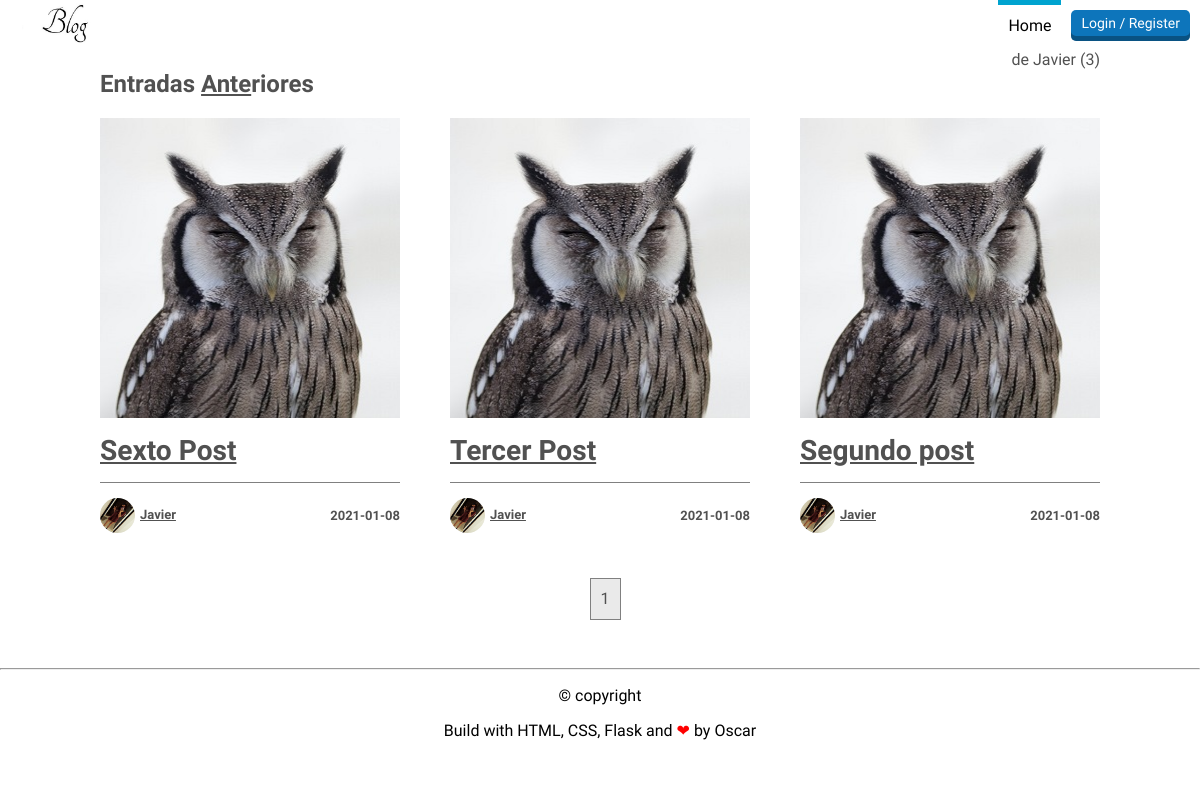
Screenshot of /user/Javier with the database file from the repository.
### flaskblog/models.py (models this page shows, shortened)
class User(db.Model, UserMixin):
    id = db.Column(db.Integer, primary_key=True)
    username = db.Column(db.String(20), unique=True, nullable=False)
    email = db.Column(db.String(120), unique=True, nullable=False)
    image_file = db.Column(db.String(20), nullable=False, default='default.jpg')
    bio = db.Column(db.String(500), nullable=True, default=' ')
    facebook = db.Column(db.String(120), nullable=True, default=' ')
    twitter = db.Column(db.String(120), nullable=True, default=' ')
    password = db.Column(db.String(60), nullable=True, default=' ')
    posts = db.relationship('Post', backref='author', lazy=True)

class Post(db.Model):
    id = db.Column(db.Integer, primary_key=True)
    title = db.Column(db.String(100), nullable=False)
    date_posted = db.Column(db.DateTime, nullable=False, default=datetime.utcnow)
    content = db.Column(db.Text, nullable=False)
    user_id = db.Column(db.Integer, db.ForeignKey('user.id'), nullable=False)

### flaskblog/routes.py (the view)
@app.route("/user/<string:username>")
def user_posts(username):
    page = request.args.get('page', 1, type = int)
    user = User.query.filter_by(username = username).first_or_404()
    posts = Post.query.filter_by(author = user)\
        .order_by(Post.date_posted.desc())\
        .paginate(page = page, per_page = 5)
    return render_template('user_posts.html', posts = posts, user = user)

### flaskblog/templates/user_posts.html
{% extends "layout.html" %}
{% block content %}
    <header>
        <a href="{{ url_for('home') }}">
            <img src="{{ url_for('static', filename='profile_pics/logo.jpg') }}" alt="logo" height="40">
        </a>
        <div class="header-right">
            {% if current_user.is_authenticated %}
            <nav>
                <ul>
                    <li><a href="{{ url_for('home') }}" class="is-active">Home</a></li>
                    <li><a class="nav-item nav-link" href="{{ url_for('new_post') }}">New Post</a></li>
                    <li><a href="#">Agenda</a></li>
                    <li><a href="#blog-items">Blog</a></li>
                    <li><a href="#">Info</a></li>
                    <li><a href="{{ url_for('account') }}">Account</a></li>
                </ul>
            </nav>
                <a href="{{ url_for('logout') }}" class="button red">logout</a>
            {% else %}
            <nav>
                <ul>
                    <li><a href="{{ url_for('home') }}" class="is-active">Home</a></li>
                </ul>
            </nav>
                <a href="{{ url_for('login') }}" class="button blue">Login / Register</a>
            {% endif %}
        </div>
    </header>
    <section class="blog">
        <div class="contenedor">
            <h2 class="titulo"> Entradas <span>Ante</span>riores</h2> de {{ user.username }} ({{ posts.total }})
        </div> <h1 class="mb-3">
        <section id = "blog-items" class="blog-items">
            {% for post in posts.items %}
            <article class="item-blog">
                <a href="{{ url_for('post', post_id=post.id) }}">
                    <img src="{{ url_for('static', filename='profile_pics/img6.jpg') }}" alt="img2" width="300" height="300">
                </a>
                <div class="description">
                    <h3><a href="{{ url_for('post', post_id=post.id) }}">{{ post.title }}</a></h3>
                    <div class="autor">
                        <p>
                            <img src="{{ url_for('static', filename='profile_pics/' + post.author.image_file) }}"
                            alt="default" width="35px" height="35px"><span><a href="{{ url_for('user_posts', username=post.author.username) }}">{{ post.author.username }}</a></span>
                        </p>
                        <span>{{ post.date_posted.strftime('%Y-%m-%d') }}</span>
                    </div>
                </div>
            </article>
            {% endfor %}
        </section>
    </section>
    <div class="paginador">
        <ul>
            {% for page_num in posts.iter_pages(left_edge = 1, right_edge = 1, left_current = 1, right_current = 2) %}
                {% if page_num %}
                    {% if posts.page == page_num %}
                        <li><a href="{{ url_for('user_posts', username=user.username, page=page_num) }}">{{ page_num }}</a></li>
                    {% else %}
                        <li><a href="{{ url_for('user_posts', username=user.username, page=page_num) }}">{{ page_num }}</a></li>
                    {% endif %}
                {% else %}
                    ...
                {% endif %}
            {% endfor %}
        </ul>
    </div>
{% endblock content %}

### flaskblog/templates/layout.html (shortened to what this page needs)
<!DOCTYPE html>
<html lang="en">
<head>
    <link rel="stylesheet" href="{{ url_for('static', filename='estilo.css') }}">
</head>
<body>
    {% block content %}{% endblock %}
    <footer class="footer">
        <hr>
        <p>&copy; copyright </p>
        <p>Build with HTML, CSS, Flask and <span class="love">❤</span> by <a href="https://github.com/oecorrechag">Oscar</a></p>
    </footer>
</body>
</html>

### flaskblog/static/estilo.css (style rules this page uses)
body { font-family: 'allerta', sans-serif; margin: 0; color: #515151; }
a { color: #515151; }
header { background: white; height: 50px; padding: 0 10px; display: flex; justify-content: space-between; align-items: center; }
.header-right { height: inherit; display: flex; align-items: center; }
.header-right .button { margin-left: 10px; }
.button { background: gray; box-shadow: inset 0 -5px 0 rgba(0, 0, 0, .3); font-size: 14px; padding: 5px 10px 10px 10px; border-radius: 5px; text-decoration: none; color: white; transition: .2s; }
.button.blue { background: #0d75bb; border-color: #0d75bb; }
nav { height: inherit; margin: 0; }
nav ul { margin: 0; height: inherit; }
nav ul { display: flex; }
nav li { list-style: none; color: black; height: inherit; display: flex; align-items: center; }
nav li:after { content: "|"; display: inline-block; }
nav li:last-child:after { display: none; }
nav a { color: black; text-decoration: none; height: inherit; display: flex; padding: 0 10px; align-items: center; }
nav a.is-active { box-shadow: inset 0 5px 0 #00a3cf; }
h1 { margin: 0; font-weight: 600; margin-bottom: 15px; }
.blog { width: 1000px; margin: 0 auto; }
.titulo span { text-decoration: underline; }
.blog-items { display: flex; flex-wrap: wrap; justify-content: space-between; }
.blog-items h3 { font-weight: 600; margin: 10px 0 15px; }
.item-blog { width: 300px; height: 375px; padding-bottom: 50px; }
.item-blog .description { margin-bottom: 15px; }
.paginador { display: flex; justify-content: center; align-items: center; padding: 20px 0; }
.paginador ul { display: flex; list-style: none; margin: 0; padding: 0; margin-left: 10px ; }
.paginador li { background: #eaeaea; height: 40px; line-height: 40px; border: 1px solid gray; margin: 0 5px; }
.paginador a { padding: 0 10px; text-decoration: none; display: block; height: inherit; }
.autor { display: flex; justify-content: space-between; align-items: center; font-size: 13px; border-top: 1px solid gray; padding-top: 15px; }
.autor img { border-radius: 50%; vertical-align: middle; margin-right: 5px; }
.autor p { margin: 0; }
footer { background:white; padding:10px 0; margin-top: 10px; text-align:center; color:black }
.footer .love { color:red }
.footer a { text-decoration:none; margin:0; color:black }
.contenedor { display: flex; justify-content: space-between; margin: auto; position: relative; }

### rows the page displays
User: username "Javier"
Post: title "Sexto Post", image_file (picture), author.username "Javier", date_posted "2021-01-08"
Post: title "Tercer Post", image_file (picture), author.username "Javier", date_posted "2021-01-08"
Post: title "Segundo post", image_file (picture), author.username "Javier", date_posted "2021-01-08"

### other values shown
{{ posts.total }} "3"
{{ page_num }} "1"
